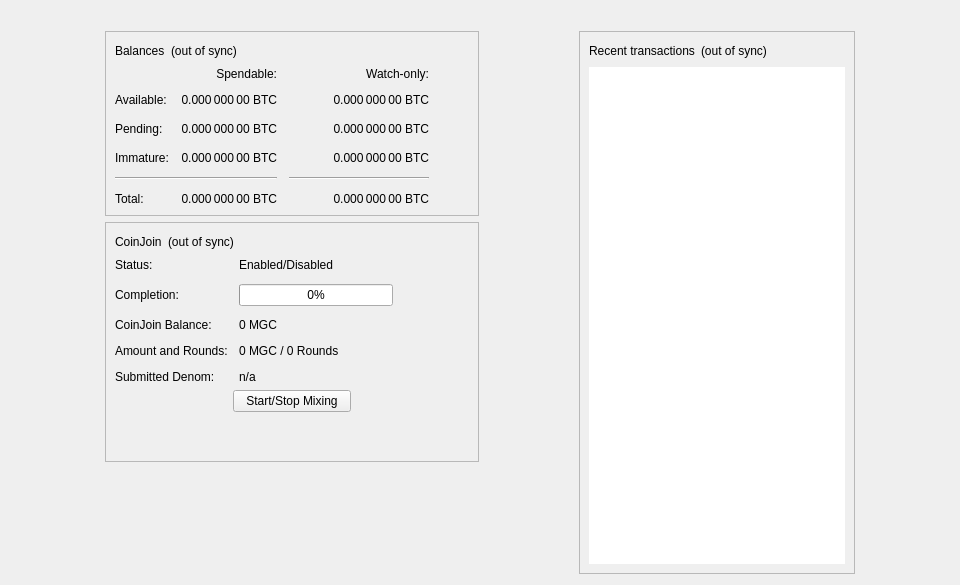
<?xml version="1.0" encoding="UTF-8"?>
<ui version="4.0">
 <class>OverviewPage</class>
 <widget class="QWidget" name="OverviewPage">
  <property name="geometry">
   <rect>
    <x>0</x>
    <y>0</y>
    <width>960</width>
    <height>585</height>
   </rect>
  </property>
  <property name="minimumSize">
   <size>
    <width>960</width>
    <height>0</height>
   </size>
  </property>
  <property name="windowTitle">
   <string>Form</string>
  </property>
  <layout class="QVBoxLayout" name="topLayout">
   <item>
    <widget class="QLabel" name="labelAlerts">
     <property name="visible">
      <bool>false</bool>
     </property>
     <property name="wordWrap">
      <bool>true</bool>
     </property>
     <property name="margin">
      <number>3</number>
     </property>
     <property name="textInteractionFlags">
      <set>Qt::TextSelectableByMouse</set>
     </property>
    </widget>
   </item>
   <item>
    <layout class="QHBoxLayout" name="horizontalLayout" stretch="1,0,1,0,1">
     <item>
      <spacer name="horizontalSpacerLeft">
       <property name="orientation">
        <enum>Qt::Horizontal</enum>
       </property>
       <property name="sizeType">
        <enum>QSizePolicy::Preferred</enum>
       </property>
       <property name="sizeHint" stdset="0">
        <size>
         <width>10</width>
         <height>20</height>
        </size>
       </property>
      </spacer>
     </item>
     <item>
      <layout class="QVBoxLayout" name="verticalLayout_2">
       <item>
        <widget class="QFrame" name="frame">
         <property name="frameShape">
          <enum>QFrame::StyledPanel</enum>
         </property>
         <property name="frameShadow">
          <enum>QFrame::Raised</enum>
         </property>
         <layout class="QVBoxLayout" name="verticalLayout_4">
          <item>
           <layout class="QHBoxLayout" name="horizontalLayout_4">
            <item>
             <widget class="QLabel" name="label_5">
              <property name="text">
               <string>Balances</string>
              </property>
             </widget>
            </item>
            <item>
             <widget class="QLabel" name="labelWalletStatus">
              <property name="toolTip">
               <string>The displayed information may be out of date. Your wallet automatically synchronizes with the Mgc network after a connection is established, but this process has not completed yet.</string>
              </property>
              <property name="text">
               <string notr="true">(out of sync)</string>
              </property>
              <property name="alignment">
               <set>Qt::AlignLeading|Qt::AlignLeft|Qt::AlignVCenter</set>
              </property>
             </widget>
            </item>
            <item>
             <spacer name="horizontalSpacer_3">
              <property name="orientation">
               <enum>Qt::Horizontal</enum>
              </property>
              <property name="sizeHint" stdset="0">
               <size>
                <width>40</width>
                <height>20</height>
               </size>
              </property>
             </spacer>
            </item>
           </layout>
          </item>
          <item>
           <layout class="QGridLayout" name="gridLayout">
            <property name="spacing">
             <number>12</number>
            </property>
            <item row="2" column="2">
             <widget class="QLabel" name="labelWatchPending">
              <property name="cursor">
               <cursorShape>IBeamCursor</cursorShape>
              </property>
              <property name="toolTip">
               <string>Unconfirmed transactions to watch-only addresses</string>
              </property>
              <property name="text">
               <string notr="true">0.000 000 00 BTC</string>
              </property>
              <property name="alignment">
               <set>Qt::AlignRight|Qt::AlignTrailing|Qt::AlignVCenter</set>
              </property>
              <property name="textInteractionFlags">
               <set>Qt::LinksAccessibleByMouse|Qt::TextSelectableByKeyboard|Qt::TextSelectableByMouse</set>
              </property>
             </widget>
            </item>
            <item row="2" column="1">
             <widget class="QLabel" name="labelUnconfirmed">
              <property name="cursor">
               <cursorShape>IBeamCursor</cursorShape>
              </property>
              <property name="toolTip">
               <string>Total of transactions that have yet to be confirmed, and do not yet count toward the spendable balance</string>
              </property>
              <property name="text">
               <string notr="true">0.000 000 00 BTC</string>
              </property>
              <property name="alignment">
               <set>Qt::AlignRight|Qt::AlignTrailing|Qt::AlignVCenter</set>
              </property>
              <property name="textInteractionFlags">
               <set>Qt::LinksAccessibleByMouse|Qt::TextSelectableByKeyboard|Qt::TextSelectableByMouse</set>
              </property>
             </widget>
            </item>
            <item row="3" column="2">
             <widget class="QLabel" name="labelWatchImmature">
              <property name="cursor">
               <cursorShape>IBeamCursor</cursorShape>
              </property>
              <property name="toolTip">
               <string>Mined balance in watch-only addresses that has not yet matured</string>
              </property>
              <property name="text">
               <string notr="true">0.000 000 00 BTC</string>
              </property>
              <property name="alignment">
               <set>Qt::AlignRight|Qt::AlignTrailing|Qt::AlignVCenter</set>
              </property>
              <property name="textInteractionFlags">
               <set>Qt::LinksAccessibleByMouse|Qt::TextSelectableByKeyboard|Qt::TextSelectableByMouse</set>
              </property>
             </widget>
            </item>
            <item row="4" column="0" colspan="2">
             <widget class="Line" name="lineSpendableBalance">
              <property name="orientation">
               <enum>Qt::Horizontal</enum>
              </property>
             </widget>
            </item>
            <item row="4" column="2">
             <widget class="Line" name="lineWatchBalance">
              <property name="sizePolicy">
               <sizepolicy hsizetype="Preferred" vsizetype="Fixed">
                <horstretch>0</horstretch>
                <verstretch>0</verstretch>
               </sizepolicy>
              </property>
              <property name="minimumSize">
               <size>
                <width>140</width>
                <height>0</height>
               </size>
              </property>
              <property name="orientation">
               <enum>Qt::Horizontal</enum>
              </property>
             </widget>
            </item>
            <item row="5" column="0">
             <widget class="QLabel" name="labelTotalText">
              <property name="text">
               <string>Total:</string>
              </property>
             </widget>
            </item>
            <item row="3" column="1">
             <widget class="QLabel" name="labelImmature">
              <property name="cursor">
               <cursorShape>IBeamCursor</cursorShape>
              </property>
              <property name="toolTip">
               <string>Mined balance that has not yet matured</string>
              </property>
              <property name="text">
               <string notr="true">0.000 000 00 BTC</string>
              </property>
              <property name="alignment">
               <set>Qt::AlignRight|Qt::AlignTrailing|Qt::AlignVCenter</set>
              </property>
              <property name="textInteractionFlags">
               <set>Qt::LinksAccessibleByMouse|Qt::TextSelectableByKeyboard|Qt::TextSelectableByMouse</set>
              </property>
             </widget>
            </item>
            <item row="2" column="3">
             <spacer name="horizontalSpacer_2">
              <property name="orientation">
               <enum>Qt::Horizontal</enum>
              </property>
              <property name="sizeHint" stdset="0">
               <size>
                <width>40</width>
                <height>20</height>
               </size>
              </property>
             </spacer>
            </item>
            <item row="3" column="0">
             <widget class="QLabel" name="labelImmatureText">
              <property name="text">
               <string>Immature:</string>
              </property>
             </widget>
            </item>
            <item row="5" column="1">
             <widget class="QLabel" name="labelTotal">
              <property name="cursor">
               <cursorShape>IBeamCursor</cursorShape>
              </property>
              <property name="toolTip">
               <string>Your current total balance</string>
              </property>
              <property name="text">
               <string notr="true">0.000 000 00 BTC</string>
              </property>
              <property name="alignment">
               <set>Qt::AlignRight|Qt::AlignTrailing|Qt::AlignVCenter</set>
              </property>
              <property name="textInteractionFlags">
               <set>Qt::LinksAccessibleByMouse|Qt::TextSelectableByKeyboard|Qt::TextSelectableByMouse</set>
              </property>
             </widget>
            </item>
            <item row="5" column="2">
             <widget class="QLabel" name="labelWatchTotal">
              <property name="cursor">
               <cursorShape>IBeamCursor</cursorShape>
              </property>
              <property name="toolTip">
               <string>Current total balance in watch-only addresses</string>
              </property>
              <property name="text">
               <string notr="true">0.000 000 00 BTC</string>
              </property>
              <property name="alignment">
               <set>Qt::AlignRight|Qt::AlignTrailing|Qt::AlignVCenter</set>
              </property>
              <property name="textInteractionFlags">
               <set>Qt::LinksAccessibleByMouse|Qt::TextSelectableByKeyboard|Qt::TextSelectableByMouse</set>
              </property>
             </widget>
            </item>
            <item row="0" column="2">
             <widget class="QLabel" name="labelWatchonly">
              <property name="text">
               <string>Watch-only:</string>
              </property>
              <property name="alignment">
               <set>Qt::AlignRight|Qt::AlignTrailing|Qt::AlignVCenter</set>
              </property>
             </widget>
            </item>
            <item row="1" column="0">
             <widget class="QLabel" name="labelBalanceText">
              <property name="text">
               <string>Available:</string>
              </property>
             </widget>
            </item>
            <item row="1" column="1">
             <widget class="QLabel" name="labelBalance">
              <property name="cursor">
               <cursorShape>IBeamCursor</cursorShape>
              </property>
              <property name="toolTip">
               <string>Your current spendable balance</string>
              </property>
              <property name="text">
               <string notr="true">0.000 000 00 BTC</string>
              </property>
              <property name="alignment">
               <set>Qt::AlignRight|Qt::AlignTrailing|Qt::AlignVCenter</set>
              </property>
              <property name="textInteractionFlags">
               <set>Qt::LinksAccessibleByMouse|Qt::TextSelectableByKeyboard|Qt::TextSelectableByMouse</set>
              </property>
             </widget>
            </item>
            <item row="1" column="2">
             <widget class="QLabel" name="labelWatchAvailable">
              <property name="cursor">
               <cursorShape>IBeamCursor</cursorShape>
              </property>
              <property name="toolTip">
               <string>Your current balance in watch-only addresses</string>
              </property>
              <property name="text">
               <string notr="true">0.000 000 00 BTC</string>
              </property>
              <property name="alignment">
               <set>Qt::AlignRight|Qt::AlignTrailing|Qt::AlignVCenter</set>
              </property>
              <property name="textInteractionFlags">
               <set>Qt::LinksAccessibleByMouse|Qt::TextSelectableByKeyboard|Qt::TextSelectableByMouse</set>
              </property>
             </widget>
            </item>
            <item row="2" column="0">
             <widget class="QLabel" name="labelPendingText">
              <property name="text">
               <string>Pending:</string>
              </property>
             </widget>
            </item>
            <item row="0" column="1">
             <widget class="QLabel" name="labelSpendable">
              <property name="text">
               <string>Spendable:</string>
              </property>
              <property name="alignment">
               <set>Qt::AlignRight|Qt::AlignTrailing|Qt::AlignVCenter</set>
              </property>
             </widget>
            </item>
           </layout>
          </item>
         </layout>
        </widget>
       </item>
       <item>
        <widget class="QFrame" name="frameCoinJoin">
         <property name="layoutDirection">
          <enum>Qt::LeftToRight</enum>
         </property>
         <property name="frameShape">
          <enum>QFrame::StyledPanel</enum>
         </property>
         <property name="frameShadow">
          <enum>QFrame::Raised</enum>
         </property>
         <layout class="QVBoxLayout" name="VerticalLayout_PS1">
          <item>
           <layout class="QHBoxLayout" name="horizontalLayout_5">
            <item>
             <widget class="QLabel" name="labelCoinJoinHeader">
              <property name="text">
               <string notr="true">CoinJoin</string>
              </property>
             </widget>
            </item>
            <item>
             <widget class="QLabel" name="labelCoinJoinSyncStatus">
              <property name="toolTip">
               <string>The displayed information may be out of date. Your wallet automatically synchronizes with the Mgc network after a connection is established, but this process has not completed yet.</string>
              </property>
              <property name="text">
               <string notr="true">(out of sync)</string>
              </property>
              <property name="alignment">
               <set>Qt::AlignLeading|Qt::AlignLeft|Qt::AlignVCenter</set>
              </property>
             </widget>
            </item>
            <item>
             <spacer name="horizontalSpacer_4">
              <property name="orientation">
               <enum>Qt::Horizontal</enum>
              </property>
              <property name="sizeHint" stdset="0">
               <size>
                <width>40</width>
                <height>20</height>
               </size>
              </property>
             </spacer>
            </item>
           </layout>
          </item>
          <item>
           <layout class="QFormLayout" name="coinJoinFormLayout">
            <property name="fieldGrowthPolicy">
             <enum>QFormLayout::AllNonFixedFieldsGrow</enum>
            </property>
            <property name="horizontalSpacing">
             <number>11</number>
            </property>
            <property name="verticalSpacing">
             <number>12</number>
            </property>
            <item row="0" column="0">
             <widget class="QLabel" name="labelCoinJoinEnabledText">
              <property name="text">
               <string>Status:</string>
              </property>
             </widget>
            </item>
            <item row="0" column="1">
             <widget class="QLabel" name="labelCoinJoinEnabled">
              <property name="text">
               <string>Enabled/Disabled</string>
              </property>
             </widget>
            </item>
            <item row="1" column="0">
             <widget class="QLabel" name="labelCompletitionText">
              <property name="text">
               <string>Completion:</string>
              </property>
             </widget>
            </item>
            <item row="1" column="1">
             <widget class="QProgressBar" name="coinJoinProgress">
              <property name="maximumSize">
               <size>
                <width>154</width>
                <height>16777215</height>
               </size>
              </property>
              <property name="value">
               <number>0</number>
              </property>
             </widget>
            </item>
            <item row="2" column="0">
             <widget class="QLabel" name="labelAnonymizedText">
              <property name="text">
               <string notr="true">CoinJoin Balance:</string>
              </property>
             </widget>
            </item>
            <item row="2" column="1">
             <widget class="QLabel" name="labelAnonymized">
              <property name="text">
               <string notr="true">0 MGC</string>
              </property>
             </widget>
            </item>
            <item row="3" column="0">
             <widget class="QLabel" name="labelAmountAndRoundsText">
              <property name="text">
               <string>Amount and Rounds:</string>
              </property>
             </widget>
            </item>
            <item row="3" column="1">
             <widget class="QLabel" name="labelAmountRounds">
              <property name="text">
               <string>0 MGC / 0 Rounds</string>
              </property>
             </widget>
            </item>
            <item row="4" column="0">
             <widget class="QLabel" name="labelSubmittedDenomText">
              <property name="text">
               <string>Submitted Denom:</string>
              </property>
             </widget>
            </item>
            <item row="4" column="1">
             <widget class="QLabel" name="labelSubmittedDenom">
              <property name="toolTip">
               <string>The denominations you submitted to the Masternode.&lt;br&gt;To mix, other users must submit the exact same denominations.</string>
              </property>
              <property name="text">
               <string>n/a</string>
              </property>
              <property name="wordWrap">
               <bool>true</bool>
              </property>
             </widget>
            </item>
           </layout>
          </item>
          <item>
           <layout class="QVBoxLayout" name="VerticalLayout_PS">
            <item>
             <layout class="QHBoxLayout" name="horizontalLayout_3">
              <property name="topMargin">
               <number>0</number>
              </property>
              <item>
               <spacer name="horizontalSpacer_5">
                <property name="orientation">
                 <enum>Qt::Horizontal</enum>
                </property>
                <property name="sizeHint" stdset="0">
                 <size>
                  <width>40</width>
                  <height>20</height>
                 </size>
                </property>
               </spacer>
              </item>
              <item>
               <widget class="QPushButton" name="toggleCoinJoin">
                <property name="sizePolicy">
                 <sizepolicy hsizetype="MinimumExpanding" vsizetype="Fixed">
                  <horstretch>0</horstretch>
                  <verstretch>0</verstretch>
                 </sizepolicy>
                </property>
                <property name="text">
                 <string>Start/Stop Mixing</string>
                </property>
               </widget>
              </item>
              <item>
               <spacer name="horizontalSpacer_6">
                <property name="orientation">
                 <enum>Qt::Horizontal</enum>
                </property>
                <property name="sizeHint" stdset="0">
                 <size>
                  <width>40</width>
                  <height>20</height>
                 </size>
                </property>
               </spacer>
              </item>
             </layout>
            </item>
            <item>
             <spacer name="verticalSpacer_3">
              <property name="orientation">
               <enum>Qt::Vertical</enum>
              </property>
              <property name="sizeHint" stdset="0">
               <size>
                <width>20</width>
                <height>40</height>
               </size>
              </property>
             </spacer>
            </item>
           </layout>
          </item>
         </layout>
        </widget>
       </item>
       <item>
        <spacer name="verticalSpacer">
         <property name="orientation">
          <enum>Qt::Vertical</enum>
         </property>
         <property name="sizeHint" stdset="0">
          <size>
           <width>20</width>
           <height>40</height>
          </size>
         </property>
        </spacer>
       </item>
      </layout>
     </item>
     <item>
      <spacer name="horizontalSpacerCenter">
       <property name="orientation">
        <enum>Qt::Horizontal</enum>
       </property>
       <property name="sizeHint" stdset="0">
        <size>
         <width>10</width>
         <height>20</height>
        </size>
       </property>
      </spacer>
     </item>
     <item>
      <layout class="QVBoxLayout" name="verticalLayout_3">
       <item>
        <widget class="QFrame" name="frame_2">
         <property name="frameShape">
          <enum>QFrame::StyledPanel</enum>
         </property>
         <property name="frameShadow">
          <enum>QFrame::Raised</enum>
         </property>
         <layout class="QVBoxLayout" name="verticalLayout">
          <item>
           <layout class="QHBoxLayout" name="horizontalLayout_2">
            <item>
             <widget class="QLabel" name="label_4">
              <property name="text">
               <string>Recent transactions</string>
              </property>
             </widget>
            </item>
            <item>
             <widget class="QLabel" name="labelTransactionsStatus">
              <property name="toolTip">
               <string>The displayed information may be out of date. Your wallet automatically synchronizes with the Mgc network after a connection is established, but this process has not completed yet.</string>
              </property>
              <property name="text">
               <string notr="true">(out of sync)</string>
              </property>
              <property name="alignment">
               <set>Qt::AlignLeading|Qt::AlignLeft|Qt::AlignVCenter</set>
              </property>
             </widget>
            </item>
            <item>
             <spacer name="horizontalSpacer">
              <property name="orientation">
               <enum>Qt::Horizontal</enum>
              </property>
              <property name="sizeHint" stdset="0">
               <size>
                <width>40</width>
                <height>20</height>
               </size>
              </property>
             </spacer>
            </item>
           </layout>
          </item>
          <item>
           <widget class="QListView" name="listTransactions">
            <property name="frameShape">
             <enum>QFrame::NoFrame</enum>
            </property>
            <property name="verticalScrollBarPolicy">
             <enum>Qt::ScrollBarAlwaysOff</enum>
            </property>
            <property name="horizontalScrollBarPolicy">
             <enum>Qt::ScrollBarAlwaysOff</enum>
            </property>
            <property name="selectionMode">
             <enum>QAbstractItemView::NoSelection</enum>
            </property>
           </widget>
          </item>
         </layout>
        </widget>
       </item>
      </layout>
     </item>
     <item>
      <spacer name="horizontalSpacerRight">
       <property name="orientation">
        <enum>Qt::Horizontal</enum>
       </property>
       <property name="sizeType">
        <enum>QSizePolicy::Preferred</enum>
       </property>
       <property name="sizeHint" stdset="0">
        <size>
         <width>10</width>
         <height>20</height>
        </size>
       </property>
      </spacer>
     </item>
    </layout>
   </item>
  </layout>
 </widget>
 <resources/>
 <connections/>
</ui>
